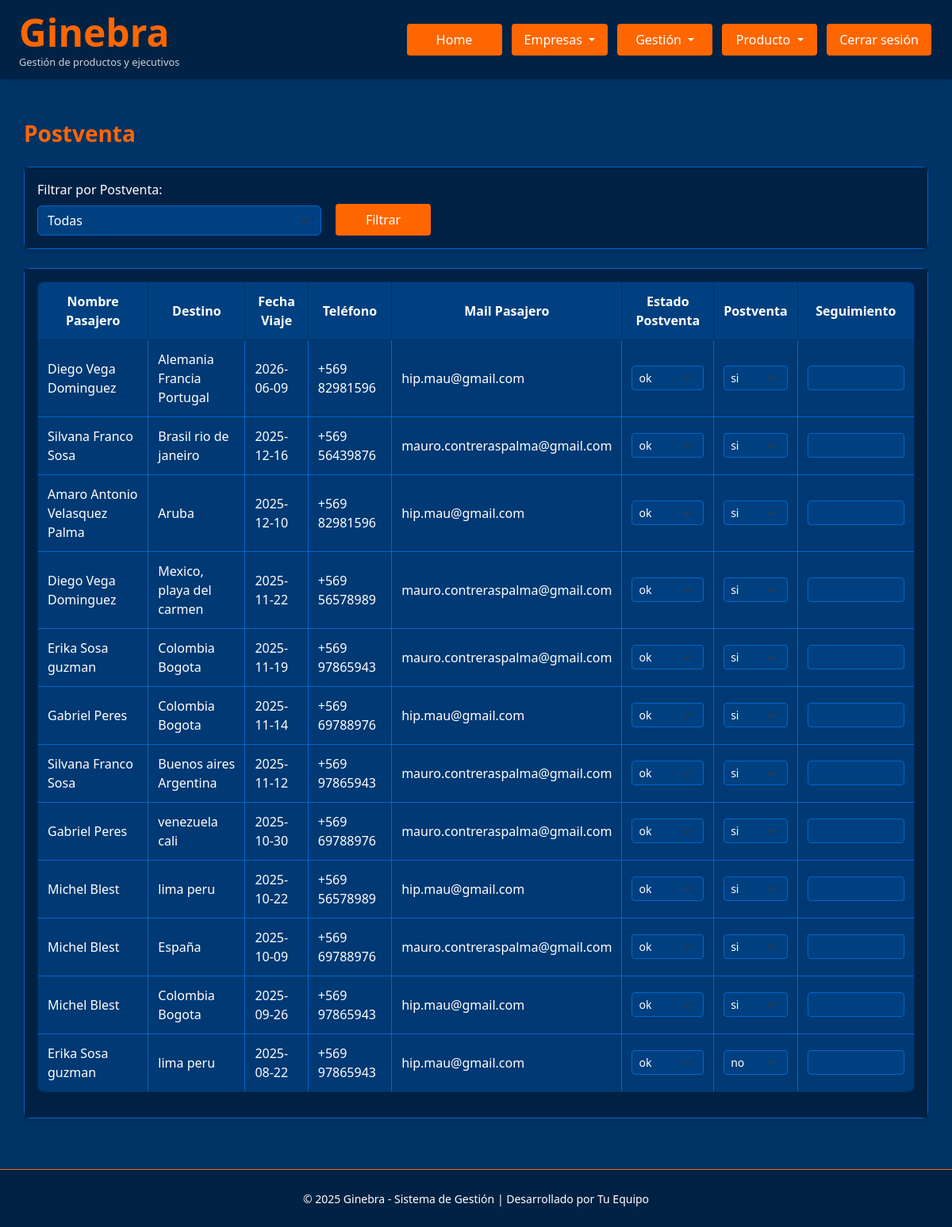
The app's page /postventa (signed in), older data.
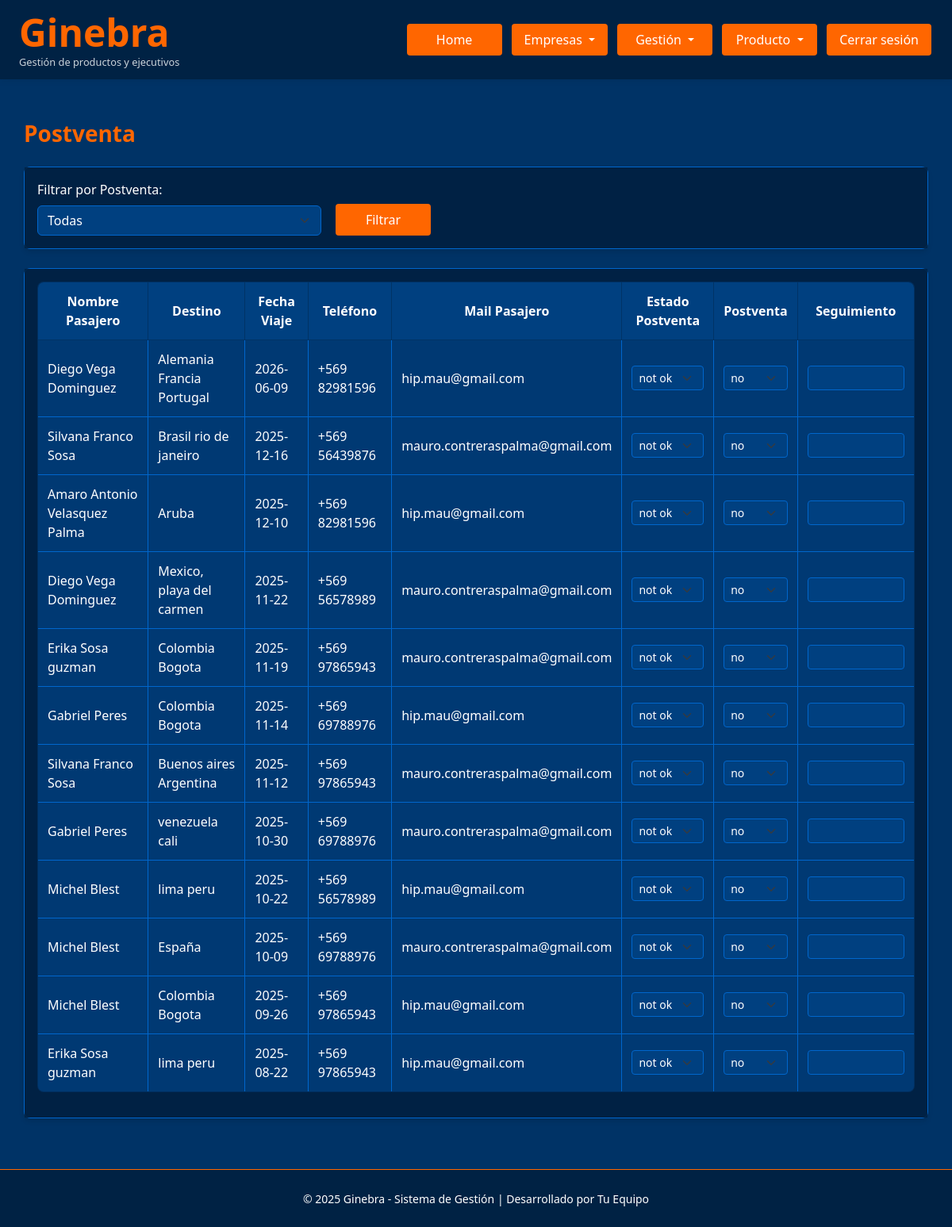
The same page, newer data.
### Ginebra.py (models this page shows)
class Reserva(db.Model):
    id = db.Column(db.Integer, primary_key=True)
    usuario_id = db.Column(db.Integer, db.ForeignKey('usuario.id'), nullable=False)
    fecha_viaje = db.Column(db.Date, nullable=True, index=True)
    fecha_fin_viaje = db.Column(db.Date, nullable=True, index=True)
    fecha_venta = db.Column(db.Date, nullable=True, index=True)
    producto = db.Column(db.String(100), index=True)
    modalidad_pago = db.Column(db.String(100), index=True)
    nombre_pasajero = db.Column(db.String(100), index=True)
    telefono_pasajero = db.Column(db.String(100), index=True)
    mail_pasajero = db.Column(db.String(100), index=True)
    precio_venta_total = db.Column(db.Numeric(12,2), default=Decimal('0.00'), index=True)
    precio_venta_neto = db.Column(db.Numeric(12,2), default=Decimal('0.00'), index=True)
    hotel_neto = db.Column(db.Numeric(12,2), default=Decimal('0.00'), index=True)
    vuelo_neto = db.Column(db.Numeric(12,2), default=Decimal('0.00'), index=True)
    traslado_neto = db.Column(db.Numeric(12,2), default=Decimal('0.00'), index=True)
    seguro_neto = db.Column(db.Numeric(12,2), default=Decimal('0.00'), index=True)
    circuito_neto = db.Column(db.Numeric(12,2), default=Decimal('0.00'), index=True)
    crucero_neto = db.Column(db.Numeric(12,2), default=Decimal('0.00'), index=True)
    excursion_neto = db.Column(db.Numeric(12,2), default=Decimal('0.00'), index=True)
    paquete_neto = db.Column(db.Numeric(12,2), default=Decimal('0.00'), index=True)
    ganancia_total =  db.Column(db.Numeric(12,2), default=Decimal('0.00'), index=True)
    comision_ejecutivo = db.Column(db.Numeric(12,2), default=Decimal('0.00'), index=True)
    comision_agencia = db.Column(db.Numeric(12,2), default=Decimal('0.00'), index=True)
    bonos = db.Column(db.Numeric(12,2), default=Decimal('0.00'), index=True)
    localizadores = db.Column(db.Text, nullable=True)
    nombre_ejecutivo = db.Column(db.String(100), index=True)
    correo_ejecutivo = db.Column(db.String(100), index=True)
    destino = db.Column(db.String(100))
    comentarios = db.Column(db.Text, nullable=True)
    comprobante_venta = db.Column(db.String(200))
    comprobante_pdf = db.Column(db.LargeBinary)
    estado_pago = db.Column(db.Enum(*ESTADO_PAGO_OPTIONS, name='estado_pago_reserva'), default='No Pagado')
    venta_cobrada = db.Column(db.Enum(*VENTA_COBRADA_OPTIONS, name='venta_cobrada_options'), default='No Cobrada')
    venta_emitida = db.Column(db.Enum(*VENTA_EMITIDA_OPTIONS, name='venta_emitida_options'), default='No Emitida')
    opinion = db.Column(db.Enum(*OPINION_OPTIONS, name='estado_opinion_viaje'), default='No')
    postventa = db.Column(db.Enum(*POSTVENTA_OPTIONS, name='estado_postventa_viaje'), default='No')
    estado_postventa = db.Column(db.Enum(*ESTADO_POSTVENTA_OPTIONS, name='estado_postventa_viaje'), default='not ok')
    experiencia = db.Column(db.Text, nullable=True)
    seguimiento = db.Column(db.Text, nullable=True)
    usuario = db.relationship('Usuario', backref=db.backref('reservas', lazy=True))
    empresa_id = db.Column(db.Integer, db.ForeignKey('empresa.id'), nullable=True)
    empresa = db.relationship('Empresa', backref=db.backref('reservas', lazy=True))

### Ginebra.py (the view)
@app.route('/postventa')
@login_required
@rol_required('admin', 'master')
def postventa():
    selected_postventa = request.args.get('postventa', '')
    empresas = Empresa.query.all()
    contexto = obtener_datos_postventa(empresas, selected_postventa)
    return render_template('postventa.html', **contexto)

### Ginebra.py (called while the page is built)
@login_manager.user_loader
def load_user(user_id):
    return Usuario.query.get(int(user_id))

@app.context_processor
def inject_global_functions():
    return dict(ruta_inicio_por_rol=ruta_inicio_por_rol)

def rol_required(*roles):
    def decorator(f):
        @wraps(f)
        def wrapped(*args, **kwargs):
            if current_user.rol not in roles:
                flash('Acceso denegado.', 'danger')
                return redirect(url_for('dashboard'))
            return f(*args, **kwargs)
        return wrapped
    return decorator

def ruta_inicio_por_rol(usuario):
    if usuario.rol in ('master', 'admin'):
        return 'admin_panel'
    elif usuario.rol == 'controling':
        return 'controling_panel'
    elif usuario.rol == 'analista':
        return 'analista_panel'
    elif usuario.rol == 'ejecutivo':
        return 'ejecutivo_panel'
    else:
        return 'login'

### templates/postventa.html (shortened to what this page needs)
{% extends "base.html" %}
{% block extra_css %}
<link rel="stylesheet" href="{{ url_for('static', filename='control_gestion_clientes.css') }}">
{% endblock %}
{% block content %}
<div class="container">
    <div class="d-flex justify-content-between align-items-center mb-4">
        <h3 class="mb-0">Postventa</h3>
    </div>
    <div class="card mb-4">
        <div class="card-body">
            <form method="GET" class="row g-3 align-items-end">
                <div class="col-md-4">
                    <label for="postventa" class="form-label">Filtrar por Postventa:</label>
                    <select class="form-select" id="postventa" name="postventa">
                        <option value="">Todas</option>
                    </select>
                </div>
                <div class="col-md-2 d-flex align-items-end">
                    <button type="submit" class="btn btn-primary me-2">Filtrar</button>
                </div>
            </form>
        </div>
    </div>
    <div class="card">
        <div class="card-body">
            {% if reservas %}
            <div class="table-responsive">
                <table class="table table-bordered table-hover text-white align-middle">
                    <thead>
                        <tr>
                            <th>Nombre Pasajero</th>
                            <th>Destino</th>
                            <th>Fecha Viaje</th>
                            <th>Teléfono</th>
                            <th>Mail Pasajero</th>
                            <th>Estado Postventa</th>
                            <th>Postventa</th>
                            <th>Seguimiento</th>
                        </tr>
                    </thead>
                    <tbody>
                        {% for reserva in reservas %}
                        <tr>
                            <td data-label="Nombre Pasajero">{{ reserva.nombre_pasajero }}</td>
                            <td data-label="Destino">{{ reserva.destino }}</td>
                            <td data-label="Fecha Viaje">{{ reserva.fecha_viaje }}</td>
                            <td data-label="Teléfono">{{ reserva.telefono_pasajero }}</td>
                            <td data-label="Mail Pasajero">{{ reserva.mail_pasajero }}</td>
                            <td data-label="Estado Postventa">
                                <select class="form-select form-select-sm" name="estado_postventa_{{ reserva.id }}">
                                    <option value="ok" {% if reserva.estado_postventa == 'ok' %}selected{% endif %}>ok</option>
                                    <option value="not ok" {% if reserva.estado_postventa == 'not ok' %}selected{% endif %}>not ok</option>
                                </select>
                            </td>
                            <td data-label="Postventa">
                                <select class="form-select form-select-sm" name="postventa_{{ reserva.id }}">
                                    <option value="si" {% if reserva.postventa == 'si' %}selected{% endif %}>si</option>
                                    <option value="no" {% if reserva.postventa == 'no' %}selected{% endif %}>no</option>
                                </select>
                            </td>
                            <td data-label="Seguimiento">
                                <input type="text" class="form-control form-control-sm" name="seguimiento_{{ reserva.id }}" value="{{ reserva.seguimiento or '' }}">
                            </td>
                        </tr>
                        {% else %}
                        <tr>
                            <td colspan="8" class="text-center">
                                No hay datos de postventa para los filtros seleccionados.
                            </td>
                        </tr>
                        {% endfor %}
                    </tbody>
                </table>
            </div>
            {% else %}
            <div class="alert alert-info">
                <h5>No hay datos disponibles</h5>
                <p>No se encontraron datos de postventa para los filtros seleccionados.</p>
            </div>
            {% endif %}
        </div>
    </div>
</div>
{% endblock %}

### templates/base.html (shortened to what this page needs)
<!DOCTYPE html>
<html lang="es">
<head>
    <link href="https://cdn.jsdelivr.net/npm/bootstrap@5.3.0/dist/css/bootstrap.min.css" rel="stylesheet" />
    <link rel="stylesheet" href="https://cdn.jsdelivr.net/npm/@fortawesome/fontawesome-free@6.4.2/css/all.min.css">
    <link rel="stylesheet" href="{{ url_for('static', filename='base.css') }}" />
    {% block extra_css %}{% endblock %}
</head>
<body>
    {% block navbar %}
    <nav class="navbar-custom d-flex justify-content-between align-items-center px-4">
        <div class="logo">
            <h1 class="m-0">
                <a href="{% if current_user.is_authenticated %}{{ url_for(ruta_inicio_por_rol(current_user)) }}{% else %}{{ url_for('login') }}{% endif %}"
                   style="color: inherit; text-decoration: none;">
                    Ginebra
                </a>
            </h1>
            <p class="subtitulo">Gestión de productos y ejecutivos</p>
        </div>
        <div class="nav-links d-flex gap-2 align-items-center">
            {% if current_user.is_authenticated %}
                <a href="{{ url_for(ruta_inicio_por_rol(current_user)) }}" class="btn btn-custom">Home</a>
                {% if current_user.rol in ['admin', 'master'] %}
                <div class="dropdown">
                    <button class="btn btn-custom dropdown-toggle" type="button" data-bs-toggle="dropdown">
                        Empresas
                    </button>
                </div>
                {% endif %}
                {% if current_user.rol in ['admin', 'master'] %}
                    <div class="dropdown">
                        <button class="btn btn-custom dropdown-toggle" type="button" data-bs-toggle="dropdown">
                            Gestión
                        </button>
                    </div>
                {% endif %}
                {% if current_user.rol in ['admin', 'master'] %}
                    <div class="dropdown">
                        <button class="btn btn-custom dropdown-toggle" type="button" data-bs-toggle="dropdown">
                            Producto
                        </button>
                    </div>
                {% endif %}
                <a href="{{ url_for('logout') }}" class="btn btn-custom">Cerrar sesión</a>
            {% endif %}
        </div>
    </nav>
    {% endblock %}
    <main class="main-content">
        <div class="container">
            {% block content %}{% endblock %}
        </div>
    </main>
    {% block footer %}
    <footer>
        <small>© 2025 Ginebra - Sistema de Gestión | Desarrollado por {% block footer_dev %}Tu Equipo{% endblock %}</small>
    </footer>
    {% endblock %}
</body>
</html>

### statics/base.css (style rules this page uses)
:root { --primary-bg-color: #003366; --secondary-bg-color: #002244; --accent-color: #ff6600; --text-color: #fff; --hover-color: #ffffff; --light-hover-color: #ffcc99; --success-color: #28a745; --warning-color: #ffc107; --danger-color: #dc3545; --info-color: #17a2b8; }
body { background-color: var(--primary-bg-color); color: var(--text-color); font-family: "Segoe UI", Tahoma, Geneva, Verdana, sans-serif; margin: 0; padding: 0; min-height: 100vh; }
a { color: var(--text-color); text-decoration: none; }
form { display: inline; }
.navbar-custom { position: fixed; top: 0; width: 100%; height: 100px; z-index: 1050; background-color: var(--secondary-bg-color); color: var(--text-color); padding: 10px 0; box-shadow: 0 2px 8px rgba(0, 0, 0, 0.08); }
.navbar-custom .logo h1 { color: var(--accent-color); font-weight: bold; font-size: 3rem; margin: 0; }
.navbar-custom .logo .subtitulo { color: var(--text-color); font-size: 0.8rem; margin: 0; opacity: 0.8; }
.nav-links { display: flex; gap: 8px; align-items: center; }
.btn, .btn-custom, .dropdown-toggle, .btn-login { background-color: var(--accent-color) !important; color: var(--text-color) !important; border: none !important; padding: 8px 16px; border-radius: 4px; font-weight: 500; text-align: center; transition: background-color 0.3s ease; text-decoration: none; min-width: 120px; margin: 0 2px; }
.main-content { margin-top: 120px; padding: 2rem 0; min-height: calc(100vh - 200px); }
.container { max-width: 1200px; margin: 0 auto; padding: 0 15px; }
h1, h2, h3, h4, h5, h6 { color: var(--accent-color); font-weight: 600; }
h3, h4 { margin-bottom: 1.5rem; }
.table { background-color: white; border: 1px solid var(--accent-color); color: #000; border-radius: 8px; overflow: hidden; }
.table thead { background-color: var(--secondary-bg-color); }
.table thead th { color: var(--text-color); border-color: var(--primary-bg-color); font-weight: 600; }
.table th, .table td { vertical-align: middle; border-color: #dee2e6; padding: 12px; }
.form-control, .form-select { background-color: white; border: 1px solid #ced4da; color: #000; }
.form-label { color: var(--text-color); font-weight: 500; margin-bottom: 0.5rem; }
.card { background-color: white; border: 1px solid var(--accent-color); border-radius: 8px; box-shadow: 0 4px 6px rgba(0, 0, 0, 0.1); }
footer { background-color: var(--secondary-bg-color); color: var(--text-color); text-align: center; padding: 1.5rem 0; margin-top: 2rem; border-top: 1px solid var(--accent-color); }

### statics/control_gestion_clientes.css (style rules this page uses)
.form-select, .form-control { background-color: #004080; border: 1px solid #0066cc; color: #fff; }
.form-select option { background-color: #004080; color: #fff; }
.btn-custom { background-color: #ff6600; border-color: #ff6600; color: #fff; border-radius: 4px; }
.table { background-color: rgba(0, 51, 102, 0.8); border: 1px solid #0066cc; }
.table th { background-color: #004080; color: #fff; border-color: #0066cc; font-weight: 600; text-align: center; }
.table td { background-color: rgba(0, 64, 128, 0.6); border-color: #0066cc; color: #fff; }
.table-bordered { border: 1px solid #0066cc; }
.table-bordered th, .table-bordered td { border: 1px solid #0066cc; }
.container h3.mb-0 { color: #ff6600; font-weight: 600; margin-bottom: 2rem; }
.card { background-color: rgba(0, 34, 68, 0.9); border: 1px solid #0066cc; border-radius: 8px; }
.card-body { background-color: rgba(0, 34, 68, 0.9); color: #fff; }
.btn-primary { background-color: #ff6600; border-color: #ff6600; color: #fff; }
.g-3 { --bs-gutter-x: 1rem; --bs-gutter-y: 1rem; }
.form-label { color: #fff; font-weight: 500; margin-bottom: 0.5rem; }

Row changes from the older to the newer data that the page shows:
changed Reserva "Alemania Francia Portugal": value "ok" → "not ok"; value "si" → "no"
changed Reserva "Brasil rio de janeiro": value "ok" → "not ok"; value "si" → "no"
changed Reserva "Amaro Antonio Velasquez Palma": value "ok" → "not ok"; value "si" → "no"
changed Reserva "Mexico, playa del carmen": value "ok" → "not ok"; value "si" → "no"
changed Reserva (number 5 of 12 on the later page): value "ok" → "not ok"; value "si" → "no"
changed Reserva (number 6 of 12 on the later page): value "ok" → "not ok"; value "si" → "no"
changed Reserva "Buenos aires Argentina": value "ok" → "not ok"; value "si" → "no"
changed Reserva "venezuela cali": value "ok" → "not ok"; value "si" → "no"
changed Reserva (number 9 of 12 on the later page): value "ok" → "not ok"; value "si" → "no"
changed Reserva "España": value "ok" → "not ok"; value "si" → "no"
changed Reserva (number 11 of 12 on the later page): value "ok" → "not ok"; value "si" → "no"
changed Reserva (number 12 of 12 on the later page): value "ok" → "not ok"
